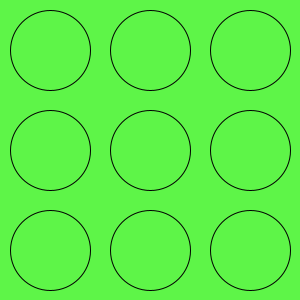
Frame 1 (no input)
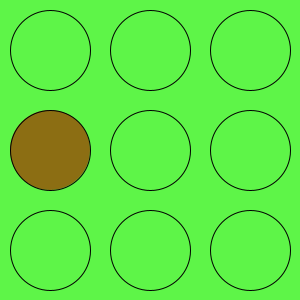
Frame 60 (the mouse pressed at the canvas centre just before this capture)
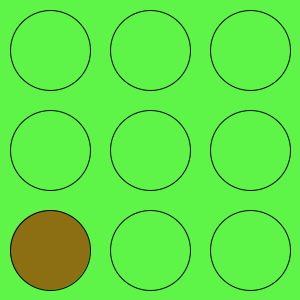
Frame 120 (the mouse held since frame 60 and released just before this capture)

The Processing sketch that drew these frames (run headless with seeded random() and noise(); from frame 60 on, the mouse is pressed at the canvas centre):

// Processing sketch: week11_1
// ── week11_1.pde
// week11-1 好玩的程式設計 打死「地鼠」
// 修改自 week10-2 好玩的程式設計 地鼠會冒出來
void setup() {
  size(300, 300); // 視窗大小
}
int [][]a = { {0, 0, 0}, {0, 0, 0}, {0, 0, 0} }; // 2D陣列(Java)
void mousePressed() { //mouse按下去時,檢查有沒有地鼠在這一格
  int i = mouseY/100, j = mouseX/100; // 左手i對應Y, 右邊j對應X
  if (a[i][j] > 0) { // 地鼠的頭,還在地面上
    a[i][j] = -120; // 負的,代表死掉了!!!
  }
}
void draw() {
  background(#5EF548); // 綠色背景
  if (frameCount%60==0) {
    int i = int(random(3)), j = int(random(3)); // 亂數挑i,j
    a[i][j] = 60;
  }
  for (int i=0; i<3; i++) { // 左手 i 對應 y 座標
    for (int j=0; j<3; j++) { // 右手 j 對應 y 座標
      int x = j*100 + 50, y = i*100 + 50; // 算出座標
      if (a[i][j] < 0) { // 被打死的可憐的小地鼠
        fill(255,0, 0); // 紅色的血
        a[i][j]++; // 數字慢慢從-120變大, 最後會變成
      }else if (a[i][j] > 0) {
       fill(#8E6610, a[i][j]*4); // 會變色、半透明的地鼠
       a[i][j]--; // 數字在變小
     } else fill(#5EF548); // 綠色的洞
      ellipse(x, y, 80, 80); // 地鼠的洞
    }
  }
}
